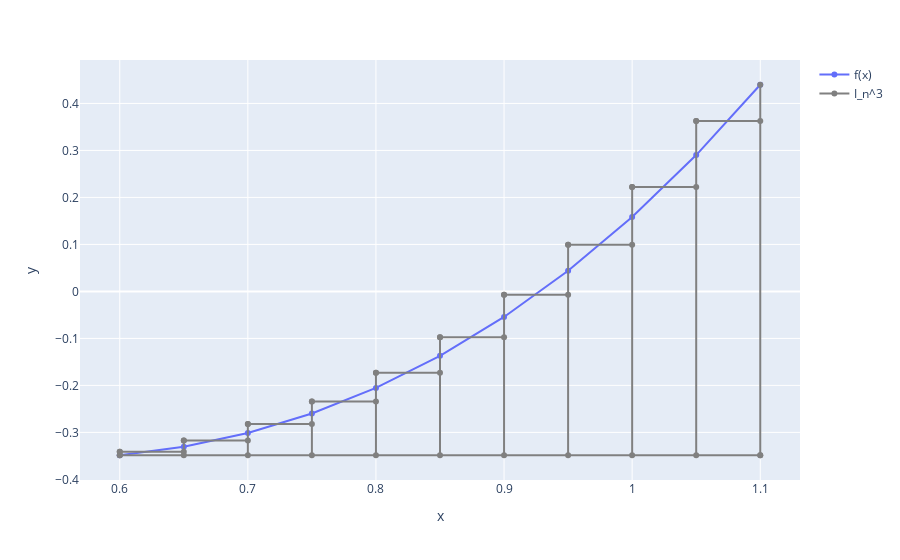

Notebook source saved alongside this figure:
### Code cell
figure = px.line(x=x_points, y=y_points, markers=True)
figure.update_traces(name="f(x)", showlegend=True)

for i in range(n):
    figure.add_scatter(
        x=[x_points[i], x_points[i + 1]],
        y=[float(f.subs(x, (x_points[i] + x_points[i + 1]) / 2))] * 2,
        name="I_n^3",
        showlegend=(i == 0),
        line=dict(color="gray")
    )
    figure.add_scatter(
        x=[x_points[i]] * 2,
        y=[y_points[0], float(f.subs(x, (x_points[i] + x_points[i + 1]) / 2))],
        name="I_n^3",
        showlegend=(False),
        line=dict(color="gray")
    )

figure.add_scatter(
    x=[x_points[-1]] * 2,
    y=[y_points[0], y_points[-1]],
    name="I_n^3",
    showlegend=(False),
    line=dict(color="gray")
)
figure.add_scatter(x=[a, b], y=[y_points[0]] * 2, showlegend=(False), line=dict(color="gray"))

figure.show()

### Figure 1 — Plotly figure (JSON) as saved in the notebook; plotly's stock layout.template omitted (floating-point values rounded to 4 significant figures)
{"data": [{"hovertemplate": "x=%{x}<br>y=%{y}<extra></extra>", "legendgroup": "", "line": {"color": "#636efa", "dash": "solid"}, "marker": {"symbol": "circle"}, "mode": "lines+markers", "name": "f(x)", "orientation": "v", "showlegend": true, "type": "scatter", "x": [0.6, 0.65, 0.7, 0.75, 0.8, 0.85, 0.9, 0.95, 1.0, 1.05, 1.1], "xaxis": "x", "y": [-0.3486, -0.3306, -0.3012, -0.2598, -0.2054, -0.1372, -0.05433, 0.04396, 0.1585, 0.2902, 0.4398], "yaxis": "y"}, {"line": {"color": "gray"}, "name": "I_n^3", "showlegend": true, "type": "scatter", "x": [0.6, 0.65], "y": [-0.341, -0.341]}, {"line": {"color": "gray"}, "name": "I_n^3", "showlegend": false, "type": "scatter", "x": [0.6, 0.6], "y": [-0.3486, -0.341]}, {"line": {"color": "gray"}, "name": "I_n^3", "showlegend": false, "type": "scatter", "x": [0.65, 0.7], "y": [-0.3174, -0.3174]}, {"line": {"color": "gray"}, "name": "I_n^3", "showlegend": false, "type": "scatter", "x": [0.65, 0.65], "y": [-0.3486, -0.3174]}, {"line": {"color": "gray"}, "name": "I_n^3", "showlegend": false, "type": "scatter", "x": [0.7, 0.75], "y": [-0.2821, -0.2821]}, {"line": {"color": "gray"}, "name": "I_n^3", "showlegend": false, "type": "scatter", "x": [0.7, 0.7], "y": [-0.3486, -0.2821]}, {"line": {"color": "gray"}, "name": "I_n^3", "showlegend": false, "type": "scatter", "x": [0.75, 0.8], "y": [-0.2342, -0.2342]}, {"line": {"color": "gray"}, "name": "I_n^3", "showlegend": false, "type": "scatter", "x": [0.75, 0.75], "y": [-0.3486, -0.2342]}, {"line": {"color": "gray"}, "name": "I_n^3", "showlegend": false, "type": "scatter", "x": [0.8, 0.85], "y": [-0.173, -0.173]}, {"line": {"color": "gray"}, "name": "I_n^3", "showlegend": false, "type": "scatter", "x": [0.8, 0.8], "y": [-0.3486, -0.173]}, {"line": {"color": "gray"}, "name": "I_n^3", "showlegend": false, "type": "scatter", "x": [0.85, 0.9], "y": [-0.09762, -0.09762]}, {"line": {"color": "gray"}, "name": "I_n^3", "showlegend": false, "type": "scatter", "x": [0.85, 0.85], "y": [-0.3486, -0.09762]}, {"line": {"color": "gray"}, "name": "I_n^3", "showlegend": false, "type": "scatter", "x": [0.9, 0.95], "y": [-0.007168, -0.007168]}, {"line": {"color": "gray"}, "name": "I_n^3", "showlegend": false, "type": "scatter", "x": [0.9, 0.9], "y": [-0.3486, -0.007168]}, {"line": {"color": "gray"}, "name": "I_n^3", "showlegend": false, "type": "scatter", "x": [0.95, 1], "y": [0.09916, 0.09916]}, {"line": {"color": "gray"}, "name": "I_n^3", "showlegend": false, "type": "scatter", "x": [0.95, 0.95], "y": [-0.3486, 0.09916]}, {"line": {"color": "gray"}, "name": "I_n^3", "showlegend": false, "type": "scatter", "x": [1, 1.05], "y": [0.2222, 0.2222]}, {"line": {"color": "gray"}, "name": "I_n^3", "showlegend": false, "type": "scatter", "x": [1, 1], "y": [-0.3486, 0.2222]}, {"line": {"color": "gray"}, "name": "I_n^3", "showlegend": false, "type": "scatter", "x": [1.05, 1.1], "y": [0.3627, 0.3627]}, {"line": {"color": "gray"}, "name": "I_n^3", "showlegend": false, "type": "scatter", "x": [1.05, 1.05], "y": [-0.3486, 0.3627]}, {"line": {"color": "gray"}, "name": "I_n^3", "showlegend": false, "type": "scatter", "x": [1.1, 1.1], "y": [-0.3486, 0.4398]}, {"line": {"color": "gray"}, "showlegend": false, "type": "scatter", "x": [0.6, 1.1], "y": [-0.3486, -0.3486]}], "layout": {"legend": {"tracegroupgap": 0}, "margin": {"t": 60}, "xaxis": {"anchor": "y", "domain": [0, 1], "title": {"text": "x"}}, "yaxis": {"anchor": "x", "domain": [0, 1], "title": {"text": "y"}}}}
